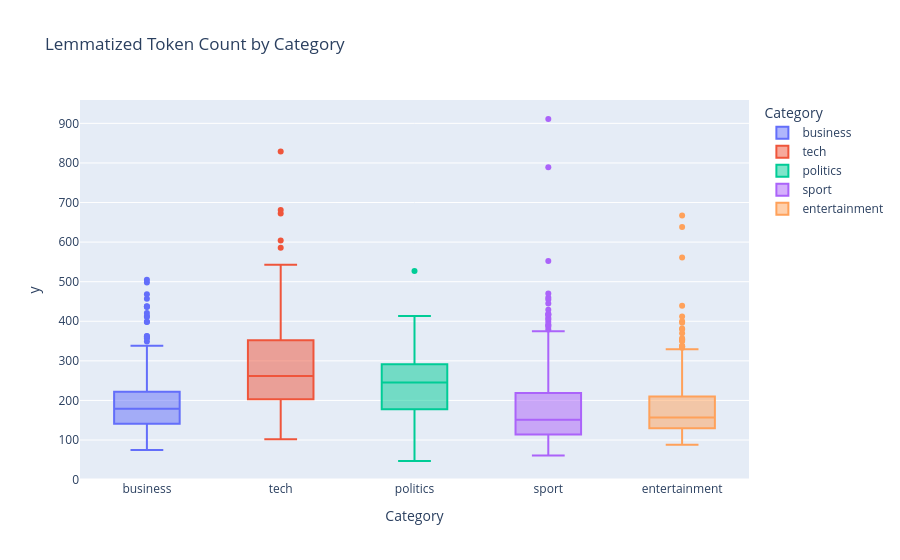

The code cell stored with this chart in its notebook:
### Markdown cell above
Let's revisit our graph from earlier, but now check out something a bit more meaningful and tangible than character count, lemmatized token count. We don't see much of a difference from the prior version of this plot, so it seems like characters and tokens average out to about the same overall ratio.

### Code cell
token_count = train['lemmas'].apply(len)
token_count
fig = px.box(train, x = 'Category', y = token_count, color = 'Category', title = 'Lemmatized Token Count by Category', height = 700)
fig.show()

### Figure 1 — Plotly figure (JSON) as saved in the notebook; plotly's stock layout.template omitted (floating-point values rounded to 4 significant figures; data arrays with more than 128 entries replaced by an {"elided": "..."} marker saying what was removed)
{"data": [{"alignmentgroup": "True", "hovertemplate": "Category=%{x}<br>y=%{y}<extra></extra>", "legendgroup": "business", "marker": {"color": "#636efa"}, "name": "business", "notched": false, "offsetgroup": "business", "orientation": "v", "showlegend": true, "type": "box", "x": {"elided": "335 str values"}, "x0": " ", "xaxis": "x", "y": {"elided": "335 int values"}, "y0": " ", "yaxis": "y"}, {"alignmentgroup": "True", "hovertemplate": "Category=%{x}<br>y=%{y}<extra></extra>", "legendgroup": "tech", "marker": {"color": "#EF553B"}, "name": "tech", "notched": false, "offsetgroup": "tech", "orientation": "v", "showlegend": true, "type": "box", "x": {"elided": "234 str values"}, "x0": " ", "xaxis": "x", "y": {"elided": "234 int values"}, "y0": " ", "yaxis": "y"}, {"alignmentgroup": "True", "hovertemplate": "Category=%{x}<br>y=%{y}<extra></extra>", "legendgroup": "politics", "marker": {"color": "#00cc96"}, "name": "politics", "notched": false, "offsetgroup": "politics", "orientation": "v", "showlegend": true, "type": "box", "x": {"elided": "264 str values"}, "x0": " ", "xaxis": "x", "y": {"elided": "264 int values"}, "y0": " ", "yaxis": "y"}, {"alignmentgroup": "True", "hovertemplate": "Category=%{x}<br>y=%{y}<extra></extra>", "legendgroup": "sport", "marker": {"color": "#ab63fa"}, "name": "sport", "notched": false, "offsetgroup": "sport", "orientation": "v", "showlegend": true, "type": "box", "x": {"elided": "342 str values"}, "x0": " ", "xaxis": "x", "y": {"elided": "342 int values"}, "y0": " ", "yaxis": "y"}, {"alignmentgroup": "True", "hovertemplate": "Category=%{x}<br>y=%{y}<extra></extra>", "legendgroup": "entertainment", "marker": {"color": "#FFA15A"}, "name": "entertainment", "notched": false, "offsetgroup": "entertainment", "orientation": "v", "showlegend": true, "type": "box", "x": {"elided": "262 str values"}, "x0": " ", "xaxis": "x", "y": {"elided": "262 int values"}, "y0": " ", "yaxis": "y"}], "layout": {"autosize": true, "boxmode": "overlay", "legend": {"title": {"text": "Category"}, "tracegroupgap": 0}, "title": {"text": "Lemmatized Token Count by Category"}, "xaxis": {"anchor": "y", "autorange": true, "categoryarray": ["business", "tech", "politics", "sport", "entertainment"], "categoryorder": "array", "domain": [0, 1], "range": [-0.5, 4.5], "title": {"text": "Category"}, "type": "category"}, "yaxis": {"anchor": "x", "autorange": true, "domain": [0, 1], "range": [-1, 959], "title": {"text": "y"}, "type": "linear"}}}
